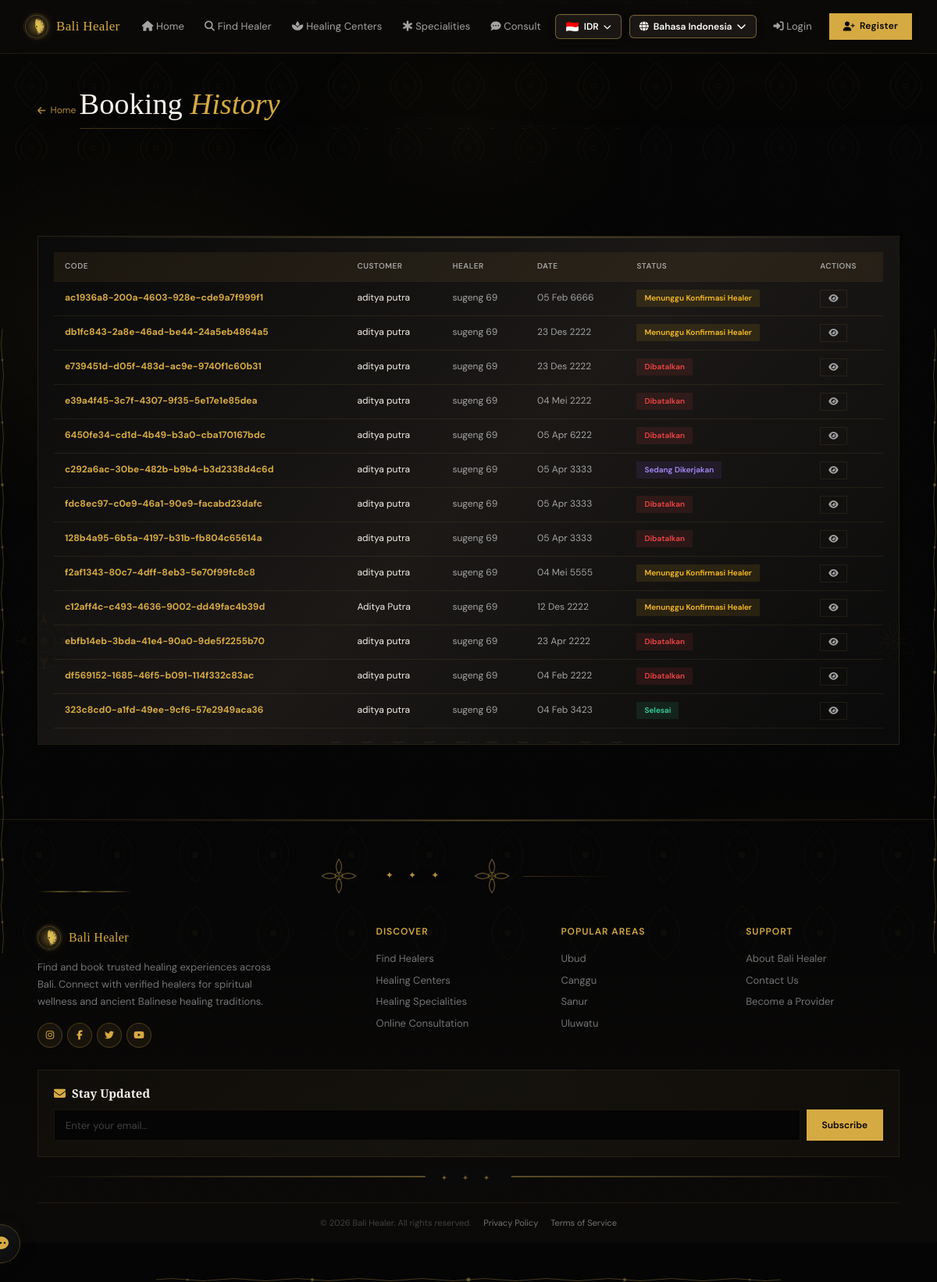
The page /id/bookings/ on the database as committed earlier.
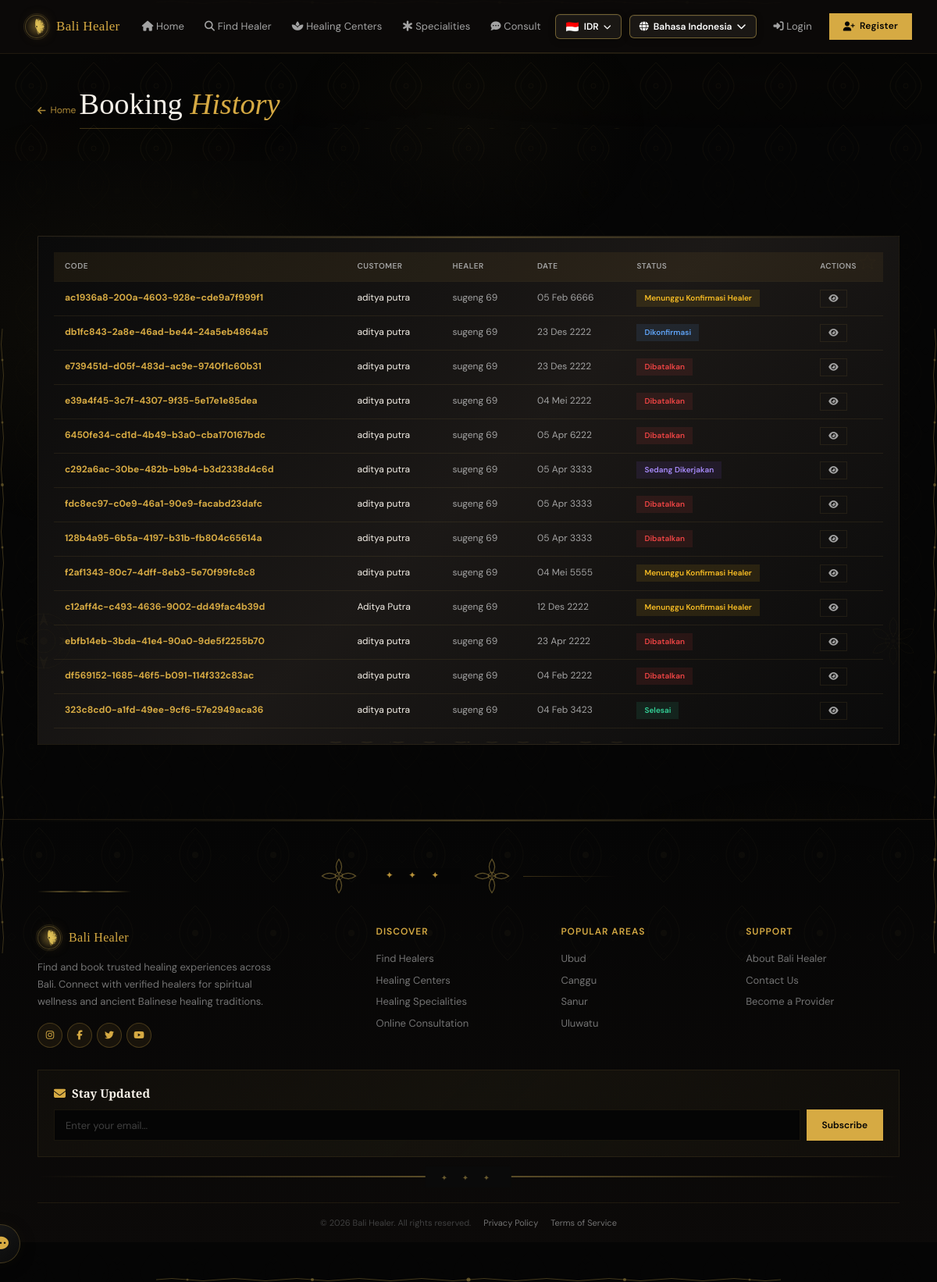
The same page on the database as committed later.
### bookings/models.py (models this page shows, shortened)
class Booking(models.Model):
    STATUS_CHOICES = [
        ('pending_payment', 'Menunggu Pembayaran'),
        ('pending_confirm', 'Menunggu Konfirmasi Healer'),
        ('confirmed', 'Dikonfirmasi'),
        ('in_progress', 'Sedang Dikerjakan'),
        ('completed', 'Selesai'),
        ('cancelled', 'Dibatalkan'),
        ('expired', 'Kadaluarsa'),
        ('refunded', 'Dikembalikan'),
    ]
    VALID_TRANSITIONS = {
        'pending_payment': ['pending_confirm', 'cancelled', 'expired'],
        'pending_confirm': ['confirmed', 'cancelled', 'refunded'],
        'confirmed': ['in_progress', 'cancelled', 'refunded'],
        'in_progress': ['completed', 'refunded'],
        'completed': [],
        'cancelled': [],
        'expired': [],
        'refunded': [],
    }
    booking_code = models.CharField(max_length=40, unique=True, blank=True)
    healer = models.ForeignKey(Healer, on_delete=models.CASCADE, related_name='bookings')
    customer = models.ForeignKey(User, on_delete=models.SET_NULL, null=True, blank=True, related_name='bookings')
    customer_name = models.CharField(max_length=200)
    customer_email = models.EmailField()
    customer_phone = models.CharField(max_length=20)
    service_type = models.CharField(max_length=200)
    service_price_idr = models.DecimalField(max_digits=12, decimal_places=2, default=0)
    booking_date = models.DateField()
    booking_time = models.TimeField()
    notes = models.TextField(blank=True)
    total_price_idr = models.DecimalField(max_digits=12, decimal_places=2, default=0)
    currency = models.CharField(max_length=10, default='IDR')
    total_price_converted = models.DecimalField(max_digits=12, decimal_places=2, default=0)
    status = models.CharField(max_length=20, choices=STATUS_CHOICES, default='pending_payment', db_index=True)
    confirmed_at = models.DateTimeField(null=True, blank=True)
    started_at = models.DateTimeField(null=True, blank=True)
    completed_at = models.DateTimeField(null=True, blank=True)
    cancelled_at = models.DateTimeField(null=True, blank=True)
    cancel_reason = models.TextField(blank=True)
    created_at = models.DateTimeField(auto_now_add=True)
    updated_at = models.DateTimeField(auto_now=True)
    class Meta:
        ordering = ['-created_at']

### healers/models.py (models this page shows, shortened)
class Healer(models.Model):
    user = models.OneToOneField(User, on_delete=models.CASCADE, null=True, blank=True)
    name = models.CharField(max_length=200)
    slug = models.SlugField(unique=True, default=uuid.uuid1)
    category = models.ForeignKey(HealerCategory, on_delete=models.SET_NULL, null=True)
    bio = models.TextField()
    experience_years = models.PositiveIntegerField(default=0)
    photo = models.ImageField(upload_to='healer_photos/', blank=True, null=True)
    phone = models.CharField(max_length=20)
    email = models.EmailField(blank=True)
    address = models.TextField()
    price_idr = models.DecimalField(max_digits=12, decimal_places=2, default=0)
    rating = models.DecimalField(max_digits=3, decimal_places=2, default=5.0)
    is_available = models.BooleanField(default=True, db_index=True)
    specializations = models.TextField(blank=True, help_text='Pisahkan dengan koma')
    created_at = models.DateTimeField(auto_now_add=True)
    updated_at = models.DateTimeField(auto_now=True)
    class Meta:
        ordering = ['-rating', '-experience_years']

### bookings/views.py (the view)
# urls.py: path('bookings/', views.booking_list, name='booking_list'),
def booking_list(request):
    bookings = Booking.objects.select_related('healer', 'customer').order_by('-created_at')[:20]
    return render(request, 'booking_list.html', {'bookings': bookings})

### templates/booking_list.html (shortened to what this page needs)
{% extends 'base.html' %}
{% load static %}
{% load i18n %}
{% block content %}
<div class="page-header">
    <div class="container">
        <a href="{% url 'home' %}" class="back-link"><i class="fas fa-arrow-left"></i> {% trans "Home" %}</a>
        <div style="position:relative;display:inline-block">
            <h1>{% trans "Booking" %} <em>{% trans "History" %}</em></h1>
            <div style="height:1px;background:linear-gradient(90deg,var(--gold),transparent);margin-top:8px;opacity:0.3"></div>
        </div>
    </div>
</div>
<section class="section" data-reveal>
    <div class="container">
        <div class="card">
            <div class="card-body">
                {% if bookings %}
                <div class="table-container">
                    <table class="data-table">
                        <thead>
                            <tr><th>{% trans "Code" %}</th><th>{% trans "Customer" %}</th><th>{% trans "Healer" %}</th><th>{% trans "Date" %}</th><th>{% trans "Status" %}</th><th>{% trans "Actions" %}</th></tr>
                        </thead>
                        <tbody>
                            {% for b in bookings %}
                            <tr>
                                <td><strong style="color:var(--gold);font-weight:700">{{ b.booking_code }}</strong></td>
                                <td style="color:var(--fg)">{{ b.customer_name }}</td>
                                <td>{{ b.healer.name }}</td>
                                <td>{{ b.booking_date|date:"d M Y" }}</td>
                                <td><span class="status-badge status-{{ b.status }}">{{ b.get_status_display }}</span></td>
                                <td><a href="{% url 'booking_detail' b.booking_code %}" class="btn btn-sm btn-outline"><i class="fas fa-eye"></i></a></td>
                            </tr>
                            {% endfor %}
                        </tbody>
                    </table>
                </div>
                {% else %}
                <div class="empty-state">
                    <i class="fas fa-calendar-xmark"></i>
                    <h3>{% trans "No Bookings Yet" %}</h3>
                    <p>{% trans "Bookings will appear here." %}</p>
                </div>
                {% endif %}
            </div>
        </div>
    </div>
</section>
{% endblock %}

### templates/base.html (shortened to what this page needs)
{% load static %}
{% load i18n %}
<!DOCTYPE html>
<html lang="{{ LANGUAGE_CODE }}">
<head>
    <link rel="preload" href="https://cdnjs.cloudflare.com/ajax/libs/font-awesome/6.5.1/css/all.min.css" as="style" onload="this.onload=null;this.rel='stylesheet'">
    <link rel="stylesheet" href="{% static 'css/style.css' %}?v=12">
</head>
<body>
    <div class="batik-bg-layer batik-layer-1"></div>
    <div class="batik-bg-layer batik-layer-2"></div>
    <div class="batik-bg-layer batik-layer-3"></div>
    <div class="batik-bg-layer batik-layer-mandala" style="background-image:url('{% static 'images/mandala.svg' %}');"></div>
    <div class="batik-bg-glow"></div>
    <div class="global-batik-frame">
        <div class="global-frame-bottom"></div>
        <div class="global-frame-left"></div>
        <div class="global-frame-right"></div>
    </div>
    <header class="header" id="main-header">
        <div class="header-inner">
            <a href="{% url 'home' %}" class="nav-brand">
                <div class="nav-brand-icon"><img src="{% static 'images/lotus.svg' %}" alt="Bali Healer" style="width:100%;height:100%;object-fit:contain;filter:drop-shadow(0 0 8px rgba(214,170,67,0.5));"></div>
                <span>Bali Healer</span>
            </a>
            <nav class="nav-links">
                <a href="{% url 'home' %}" class="nav-link {% if request.resolver_match.url_name == 'home' %}active{% endif %}"><i class="fas fa-house"></i> {% trans "Home" %}</a>
                <a href="{% url 'healer_list' %}" class="nav-link "><i class="fas fa-search"></i> {% trans "Find Healer" %}</a>
                <a href="{% url 'center_list' %}" class="nav-link "><i class="fas fa-spa"></i> {% trans "Healing Centers" %}</a>
                <a href="{% url 'speciality_list' %}" class="nav-link {% if request.resolver_match.url_name == 'speciality_list' %}active{% endif %}"><i class="fas fa-star-of-life"></i> {% trans "Specialities" %}</a>
                <a href="{% url 'booking_track' %}" class="nav-link {% if request.resolver_match.url_name == 'booking_track' %}active{% endif %}"><i class="fas fa-comment-dots"></i> {% trans "Consult" %}</a>
            </nav>
            <div class="nav-right">
                {% get_current_language as CURRENT_LANGUAGE %}
                {% get_available_languages as AVAILABLE_LANGUAGES %}
                {% get_language_info_list for AVAILABLE_LANGUAGES as languages %}
                <div class="currency-switcher" id="currencySwitcher">
                    <button class="currency-switcher-btn">
                        <span class="currency-flag" id="currentCurrencyFlag">🇮🇩</span>
                        <span id="currentCurrencyCode">IDR</span>
                        <i class="fas fa-chevron-down"></i>
                    </button>
                </div>
                <div class="lang-switcher" id="langSwitcher">
                    <button class="lang-switcher-btn">
                        <i class="fas fa-globe"></i>
                        {% for lang in languages %}
                            {% if lang.code == CURRENT_LANGUAGE %}{{ lang.name_local }}{% endif %}
                        {% endfor %}
                        <i class="fas fa-chevron-down"></i>
                    </button>
                </div>
                {% if user.is_authenticated %}
                <button type="button" class="notif-bell-btn" id="notifBellBtn" title="{% trans 'Notifications' %}">
                    <i class="fas fa-bell"></i>
                    {% if global_unread_notifications > 0 %}
                    <span class="notif-bell-badge" id="notifBadge">{{ global_unread_notifications }}</span>
                    {% endif %}
                </button>
                <div class="notif-dropdown" id="notifDropdown">
                    <div class="notif-dropdown-header">
                        <i class="fas fa-bell"></i> {% trans "Notifications" %}
                        {% if global_unread_notifications > 0 %}
                        <form method="POST" action="{% url 'notification_read_all' %}" style="margin-left:auto">
                            {% csrf_token %}
                            <button type="submit" class="notif-mark-all">{% trans "Mark all read" %}</button>
                        </form>
                        {% endif %}
                    </div>
                    <div class="notif-dropdown-body" id="notifDropdownBody">
                        <div class="notif-empty">
                            <i class="fas fa-bell-slash"></i>
                            <p>{% trans "No notifications yet" %}</p>
                        </div>
                    </div>
                    <a href="{% url 'notification_list' %}" class="notif-dropdown-footer">{% trans "View All Notifications" %}</a>
                </div>
                <a href="{% if user.profile.is_healer %}{% url 'healer_dashboard' %}{% else %}{% url 'customer_dashboard' %}{% endif %}" class="nav-user-link" title="{{ user.first_name|default:user.username }}">
                    <div class="nav-user-avatar">{{ user.first_name|default:user.username|truncatechars:1 }}</div>
                    <span class="nav-user-name">{{ user.first_name|default:user.username }}</span>
                </a>
                <a href="{% url 'logout' %}" class="nav-logout-btn" title="{% trans 'Logout' %}"><i class="fas fa-right-from-bracket"></i></a>
                {% else %}
                <a href="{% url 'login' %}" class="nav-link"><i class="fas fa-right-to-bracket"></i> {% trans "Login" %}</a>
                <a href="{% url 'register_choose' %}" class="btn-find"><i class="fas fa-user-plus"></i> {% trans "Register" %}</a>
                {% endif %}
            </div>
        </div>
    </header>
    <main class="batik-main">
        <div class="main-sacred-left"></div>
        <div class="main-sacred-right"></div>
        {% block content %}{% endblock %}
    </main>
    <footer class="footer">
        <div class="container">
            <div class="section-divider bali-divider" style="padding-top:0">
                <div class="bali-divider-ornament"></div>
                <span class="divider-icon">&#10022; &#10022; &#10022;</span>
                <div class="bali-divider-ornament"></div>
            </div>
            <div class="footer-grid">
                <div class="footer-brand">
                    <a href="{% url 'home' %}" class="nav-brand" style="font-size:16px">
                        <div class="nav-brand-icon"><img src="{% static 'images/lotus.svg' %}" alt="Bali Healer" style="width:100%;height:100%;object-fit:contain;filter:drop-shadow(0 0 8px rgba(214,170,67,0.5));"></div>
                        <span>Bali Healer</span>
                    </a>
                    <p>{% trans "Find and book trusted healing experiences across Bali. Connect with verified healers for spiritual wellness and ancient Balinese healing traditions." %}</p>
                    <div class="footer-social">
                        <a href="#"><i class="fab fa-instagram"></i></a>
                        <a href="#"><i class="fab fa-facebook-f"></i></a>
                        <a href="#"><i class="fab fa-twitter"></i></a>
                        <a href="#"><i class="fab fa-youtube"></i></a>
                    </div>
                </div>
                <div class="footer-col">
                    <h4>{% trans "Discover" %}</h4>
                    <a href="{% url 'healer_list' %}">{% trans "Find Healers" %}</a>
                    <a href="{% url 'center_list' %}">{% trans "Healing Centers" %}</a>
                    <a href="{% url 'speciality_list' %}">{% trans "Healing Specialities" %}</a>
                    <a href="{% url 'booking_track' %}">{% trans "Online Consultation" %}</a>
                </div>
                <div class="footer-col">
                    <h4>{% trans "Popular Areas" %}</h4>
                    <a href="{% url 'healer_list' %}?q=Ubud">Ubud</a>
                    <a href="{% url 'healer_list' %}?q=Canggu">Canggu</a>
                    <a href="{% url 'healer_list' %}?q=Sanur">Sanur</a>
                    <a href="{% url 'healer_list' %}?q=Uluwatu">Uluwatu</a>
                </div>
                <div class="footer-col">
                    <h4>{% trans "Support" %}</h4>
                    <a href="#">{% trans "About Bali Healer" %}</a>
                    <a href="#">{% trans "Contact Us" %}</a>
                    <a href="#">{% trans "Become a Provider" %}</a>
                </div>
            </div>
            <div class="footer-newsletter">
                <h4><i class="fas fa-envelope" style="color:var(--gold)"></i> {% trans "Stay Updated" %}</h4>
                <div class="newsletter-form">
                    <input type="email" class="newsletter-input" placeholder="{% trans 'Enter your email...' %}">
                    <button class="newsletter-btn">{% trans "Subscribe" %}</button>
                </div>
            </div>
            <div style="position:relative;margin:24px 0 0;text-align:center">
                <div style="position:absolute;top:50%;left:50%;transform:translate(-50%,-50%);background:var(--bg-card);padding:0 20px">
                    <span style="color:rgba(200,169,81,0.5);font-size:10px;letter-spacing:8px">&#10022; &#10022; &#10022;</span>
                </div>
            </div>
            <div class="footer-bottom">
                <span>&copy; 2026 Bali Healer. {% trans "All rights reserved." %}</span>
                <a href="#">{% trans "Privacy Policy" %}</a>
                <a href="#">{% trans "Terms of Service" %}</a>
            </div>
        </div>
    </footer>
    <button class="chat-fab">
        <i class="fas fa-comment-dots"></i>
    </button>
</body>
</html>

Rows that differ between the two databases and show on the page:
changed Booking "db1fc843-2a8e-46ad-be44-24a5eb4864a5": status "Menunggu Konfirmasi Healer" → "Dikonfirmasi"
